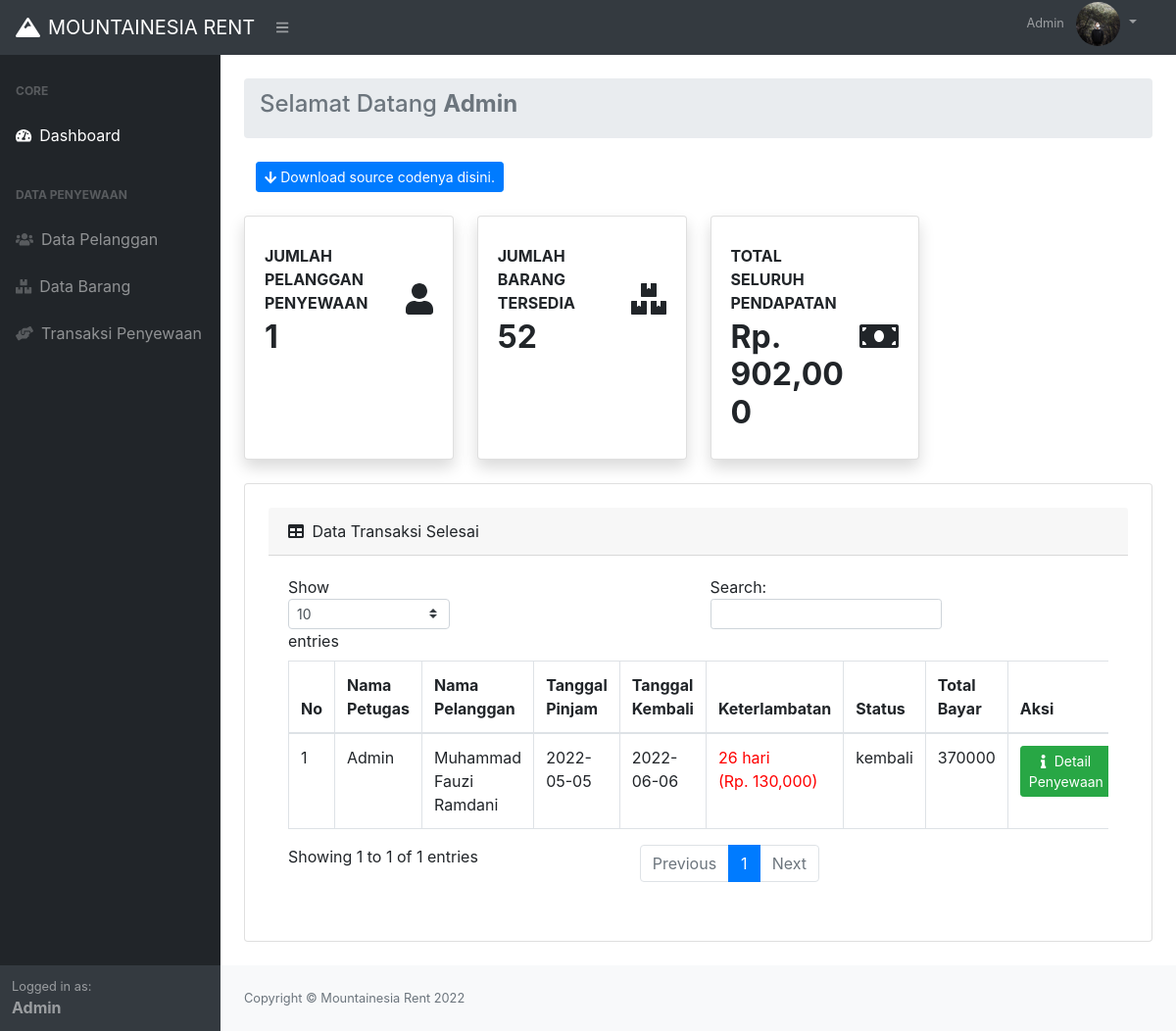
The app's page /index.php (signed in), older data.
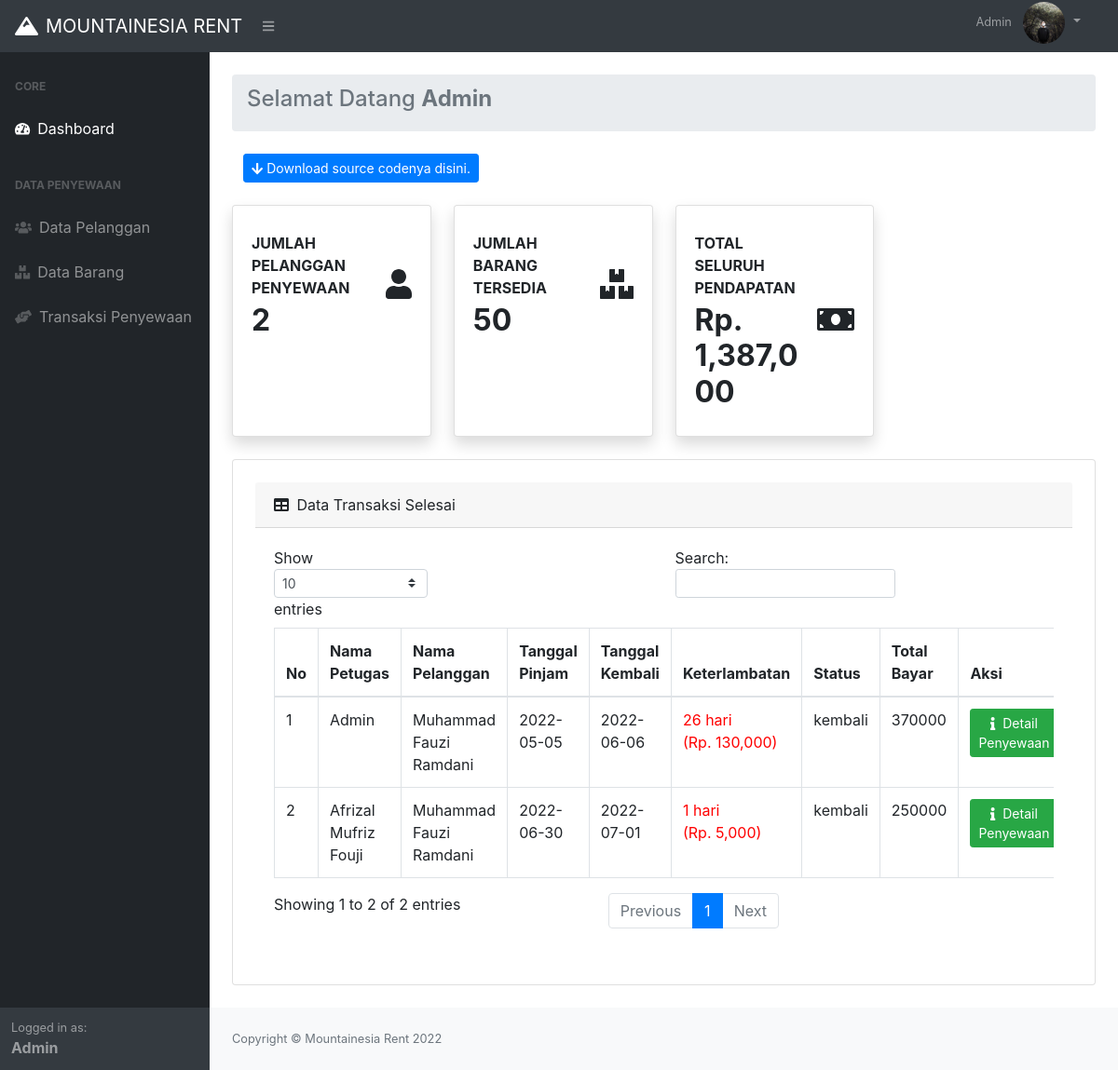
The same page, newer data.
### tables this page shows
CREATE TABLE `tb_penyewaan` (
  `idsewa` int(11) NOT NULL,
  `iduser` int(11) NOT NULL,
  `idpelanggan` int(11) NOT NULL,
  `tanggalsewa` date NOT NULL,
  `tanggalkembali` date NOT NULL,
  `denda` int(20) NOT NULL,
  `total` int(20) NOT NULL,
  `status` varchar(50) NOT NULL
);

CREATE TABLE `tb_user` (
  `iduser` int(11) NOT NULL,
  `username` varchar(50) NOT NULL,
  `password` varchar(255) NOT NULL,
  `nama` varchar(50) NOT NULL,
  `foto` varchar(255) NOT NULL
);

CREATE TABLE `tb_pelanggan` (
  `idpelanggan` int(11) NOT NULL,
  `nama_pelanggan` varchar(50) NOT NULL,
  `alamat` varchar(255) NOT NULL,
  `tgl_lahir` date NOT NULL,
  `jk` enum('L','P') NOT NULL
);

### config/functions.php (called while the page is built, shortened)
<?php
function terlambat($tgl_dateline, $tgl_kembali)
{
	$tgl_dateline_pecah = explode('-', $tgl_dateline);
	$tgl_dateline_pecah = $tgl_dateline_pecah[2] . '-' . $tgl_dateline_pecah[1] . '-' . $tgl_dateline_pecah[0];
	$tgl_kembali_pecah = explode('-', $tgl_kembali);
	$tgl_kembali_pecah = $tgl_kembali_pecah[2] . '-' . $tgl_kembali_pecah[1] . '-' . $tgl_kembali_pecah[0];
	$selisih = strtotime($tgl_kembali_pecah) - strtotime($tgl_dateline_pecah);
	$selisih = $selisih / 86400;
	if ($selisih >= 1) {
		$hasil_tgl = floor($selisih);
	} else {
		$hasil_tgl = 0;
	}
	return $hasil_tgl;
}

### index.php (the view, shortened to what this page needs)
<?php
require_once 'config/functions.php';
$page = @$_GET['p'];
$aksi = @$_GET['aksi'];
?>
<!DOCTYPE html>
<html lang="en">
<head>
    <link href="css/styles.css" rel="stylesheet" />
    <link href="css/profile.css" rel="stylesheet" />
</head>
<body>
    <nav class="sb-topnav navbar navbar-expand navbar-dark bg-dark">
        <a class="navbar-brand" href="index.php"><i class="fas fa-mountain mr-2"></i>MOUNTAINESIA RENT</a>
        <button class="btn btn-link btn-sm order-1 order-lg-0 ml-5" id="sidebarToggle" href="#"><i class="fas fa-bars"></i></button>
        <ul class="navbar-nav ml-auto mr-0 mr-md-3 my-2 my-md-0 pb-2">
            <li class="nav-item dropdown no-arrow">
                <a class="nav-link dropdown-toggle" href="#" id="userDropdown" role="button" data-toggle="dropdown" aria-haspopup="true" aria-expanded="false">
                    <span class="mr-2 d-none d-lg-inline text-white-600 small"><?= $_SESSION['login']['nama']; ?></span>
                    <img class="img-profile rounded-circle profil" src="<?php echo "assets/img/" . $_SESSION['login']['foto'] ?>">
                </a>
            </li>
    </nav>
    <div id="layoutSidenav">
        <div id="layoutSidenav_nav">
            <nav class="sb-sidenav accordion sb-sidenav-dark" id="sidenavAccordion">
                <div class="sb-sidenav-menu">
                    <div class="nav">
                        <div class="sb-sidenav-menu-heading">Core</div>
                        <a class="nav-link" href="index.php">
                            <div class="sb-nav-link-icon"><i class="fas fa-tachometer-alt"></i></div>
                            Dashboard
                        </a>
                        <div class="sb-sidenav-menu-heading">Data Penyewaan</div>
                        <a class="nav-link" href="?p=pelanggan">
                            <div class="sb-nav-link-icon"><i class="fas fa-users" aria-hidden="true"></i></div>
                            Data Pelanggan
                        </a>
                        <a class="nav-link" href="?p=barang">
                            <div class="sb-nav-link-icon"><i class="fas fa-boxes" aria-hidden="true"></i></div>
                            Data Barang
                        </a>
                        <a class="nav-link" href="?p=transaksi">
                            <div class="sb-nav-link-icon"><i class="fas fa-hands-helping" aria-hidden="true"></i></div>
                            Transaksi Penyewaan
                        </a>
                    </div>
                </div>
                <div class="sb-sidenav-footer">
                    <div class="small">Logged in as:</div>
                    <b><?= $_SESSION['login']['nama']; ?></b>
                </div>
            </nav>
        </div>
        <div id="layoutSidenav_content">
            <main>
                <div class="container-fluid">
                    <?php
                    if ($page == 'barang') {
                        if ($aksi == '') {
                            require_once 'page/barang/barang.php';
                        } else if ($aksi == 'tambah') {
                            require_once 'page/barang/tambah.php';
                        } else if ($aksi == 'ubah') {
                            require_once 'page/barang/ubah.php';
                        } else if ($aksi == 'hapus') {
                            require_once 'page/barang/hapus.php';
                        }
                    } else { ?>
                        <ol class="breadcrumb mb-4 mt-4">
                            <li class="breadcrumb-item active">
                                <h4>Selamat Datang <strong><?= $_SESSION['login']['nama']; ?></strong></h4>
                            </li>
                        </ol>
                        <div class="container-flud">
                            <div class="col-md-6">
                                <a href="https://github.com/aafrzl/sewaalatcamping" target="_blank" class="btn btn-primary btn-sm"><i class="fa fa-arrow-down mr-1"></i>Download source codenya disini.</a>
                            </div>
                            <div class="row">
                                <div class="col-xl-3 col-md-6 mb-4 mt-4">
                                    <div class="card border-left-primary shadow h-100 py-2">
                                        <div class="card-body">
                                            <div class="row no-gutters align-items-center">
                                                <div class="col mr-2">
                                                    <div class="text-xs font-weight-bold text-gray-600 text-uppercase mb-1">
                                                        Jumlah Pelanggan Penyewaan</div>
                                                    <div class="h2 mb-0 font-weight-bold text-gray-800">
                                                        <?php
                                                        $jumlahPelanggan = $conn->query("SELECT count(idpelanggan) FROM tb_pelanggan") or die(mysqli_error($conn));
                                                        $dataPelanggan = mysqli_fetch_row($jumlahPelanggan);
                                                        echo "$dataPelanggan[0]";
                                                        ?>
                                                    </div>
                                                </div>
                                                <div class="col-auto">
                                                    <i class="fas fa-user fa-2x text-gray-300"></i>
                                                </div>
                                            </div>
                                        </div>
                                    </div>
                                </div>
                                <div class="col-xl-3 col-md-6 mb-4 mt-4">
                                    <div class="card border-left-primary shadow h-100 py-2">
                                        <div class="card-body">
                                            <div class="row no-gutters align-items-center">
                                                <div class="col mr-2">
                                                    <div class="text-xs font-weight-bold text-gray-600 text-uppercase mb-1">
                                                        Jumlah Barang Tersedia</div>
                                                    <div class="h2 mb-0 font-weight-bold text-gray-800">
                                                        <?php
                                                        $jumlahBarang = $conn->query("SELECT count(idbarang) FROM tb_barang WHERE jumlah_barang > 0") or die(mysqli_error($conn));
                                                        $dataBarang = mysqli_fetch_row($jumlahBarang);
                                                        echo "$dataBarang[0]";
                                                        ?>
                                                    </div>
                                                </div>
                                                <div class="col-auto">
                                                    <i class="fas fa-boxes fa-2x text-gray-300"></i>
                                                </div>
                                            </div>
                                        </div>
                                    </div>
                                </div>
                                <div class="col-xl-3 col-md-6 mb-4 mt-4">
                                    <div class="card border-left-primary shadow h-100 py-2">
                                        <div class="card-body">
                                            <div class="row no-gutters align-items-center">
                                                <div class="col mr-2">
                                                    <div class="text-xs font-weight-bold text-gray-600 text-uppercase mb-1">
                                                        Total Seluruh Pendapatan</div>
                                                    <div class="h2 mb-0 font-weight-bold text-gray-800">
                                                        <?php
                                                        $total = $conn->query("SELECT SUM(total) FROM tb_penyewaan") or die(mysqli_error($conn));
                                                        $dataTotal = mysqli_fetch_row($total);
                                                        $totalPendapatanformat = number_format($dataTotal[0]);
                                                        echo "Rp. $totalPendapatanformat";
                                                        ?>
                                                    </div>
                                                </div>
                                                <div class="col-auto">
                                                    <i class="fas fa-money-bill fa-2x text-gray-300"></i>
                                                </div>
                                            </div>
                                        </div>
                                    </div>
                                </div>
                            </div>
                            <div class="card mb-4 p-4">
                                <div class="card-header">
                                    <i class="fas fa-table mr-1"></i>
                                    Data Transaksi Selesai
                                </div>
                                <div class="card-body">
                                    <div class="table-responsive">
                                        <table class="table table-bordered" id="dataTable" width="100%" cellspacing="0">
                                            <thead>
                                                <tr>
                                                    <th>No</th>
                                                    <th>Nama Petugas</th>
                                                    <th>Nama Pelanggan</th>
                                                    <th>Tanggal Pinjam</th>
                                                    <th>Tanggal Kembali</th>
                                                    <th>Keterlambatan</th>
                                                    <th>Status</th>
                                                    <th>Total Bayar</th>
                                                    <th>Aksi</th>
                                                </tr>
                                            </thead>
                                            <tbody>
                                                <?php
                                                $no = 1;
                                                $sql = $conn->query("SELECT * FROM tb_penyewaan INNER JOIN tb_pelanggan
                                                ON tb_penyewaan.idpelanggan = tb_pelanggan.idpelanggan
                                                INNER JOIN tb_user ON tb_penyewaan.iduser = tb_user.iduser
                                                WHERE status = 'kembali'
                                                ") or die(mysqli_error($conn));
                                                while ($pecah = $sql->fetch_assoc()) {
                                                ?>
                                                    <tr>
                                                        <td><?= $no++; ?></td>
                                                        <td><?= $pecah['nama']; ?></td>
                                                        <td><?= $pecah['nama_pelanggan']; ?></td>
                                                        <td><?= $pecah['tanggalsewa']; ?></td>
                                                        <td><?= $pecah['tanggalkembali']; ?></td>
                                                        <td>
                                                            <?php
                                                            $denda = 5000;
                                                            $tgl_dateline = $pecah['tanggalkembali'];
                                                            $tgl_kembali = date('Y-m-d');
                                                            $lambat = terlambat($tgl_dateline, $tgl_kembali);
                                                            $denda1 = $lambat * $denda;
                                                            ?>
                                                            <?php
                                                            if ($lambat > 0) {
                                                            ?>
                                                                <div style='color:red;'><?= $lambat ?> hari<br> (Rp. <?= number_format($denda1) ?>)</div>
                                                            <?php
                                                            } else {
                                                                echo "Tidak terlambat";
                                                            }
                                                            ?>
                                                        </td>
                                                        <td><?= $pecah['status']; ?></td>
                                                        <td><?= $pecah['total'] + $denda1; ?></td>
                                                        <td>
                                                            <a href="?p=transaksi&aksi=detail&idsewa=<?= $pecah["idsewa"]; ?>" class="btn btn-success btn-sm"><i class="fas fa-info mr-2"></i>Detail Penyewaan</a>
                                                        </td>
                                                    </tr>
                                                <?php } ?>
                                            </tbody>
                                        </table>
                                    </div>
                                </div>
                            </div>
                        </div>
                    <?php
                    }
                    ?>
                </div>
            </main>
            <footer class="py-4 bg-light mt-auto">
                <div class="container-fluid">
                    <div class="d-flex align-items-center justify-content-between small">
                        <div class="text-muted">Copyright &copy; Mountainesia Rent 2022</div>
                    </div>
                </div>
            </footer>
        </div>
    </div>
</body>
</html>

### css/profile.css (style rules this page uses)
.profil { object-fit: cover; vertical-align: middle; width: 45px; height: 45px; }

Row changes from the older to the newer data that the page shows:
added tb_penyewaan: iduser.nama "Afrizal Mufriz Fouji", idpelanggan.nama_pelanggan "Muhammad Fauzi Ramdani", tanggalsewa "2022-06-30", tanggalkembali "2022-07-01", tanggalkembali "1", tanggalkembali "5,000", status "kembali", $pecah['total'] + $denda1 "250000"
Text that changed along with them:
$dataPelanggan[0]: "1" → "2"
$dataBarang[0]: "52" → "50"
$totalPendapatanformat: "902,000" → "1,387,000"
text written by a page script: "Show entries Search: Showing 1 to 1 of 1 entries Previous 1 Next" → "Show entries Search: Showing 1 to 2 of 2 entries Previous 1 Next"
